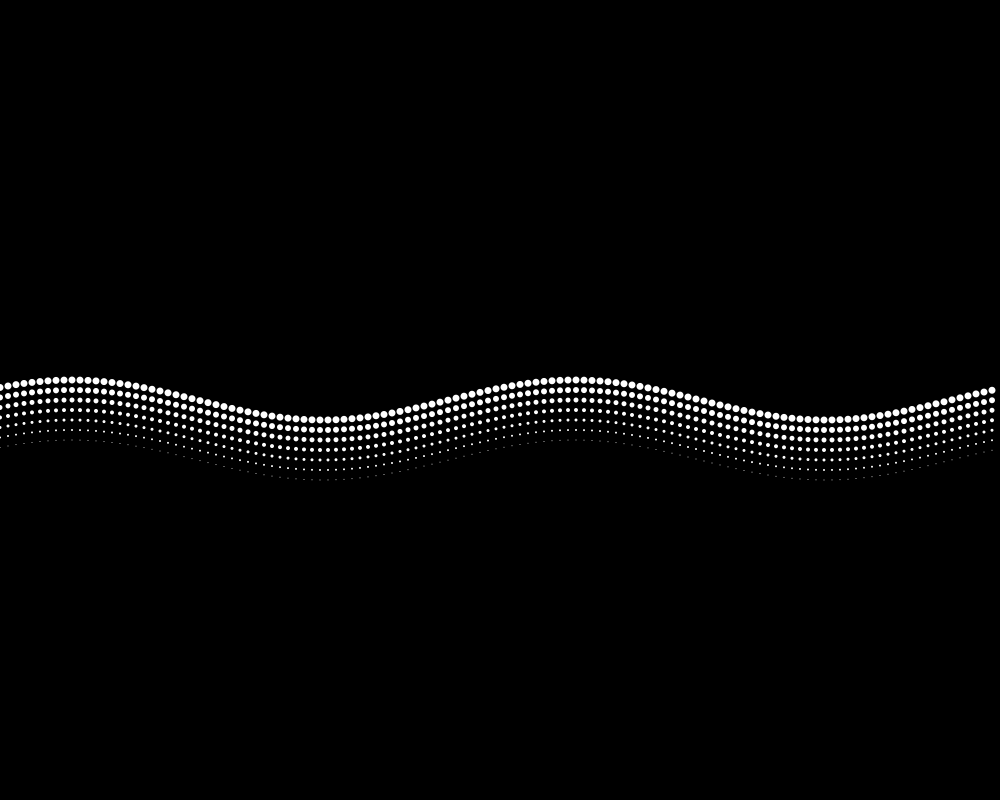
Frame 1 (no input)
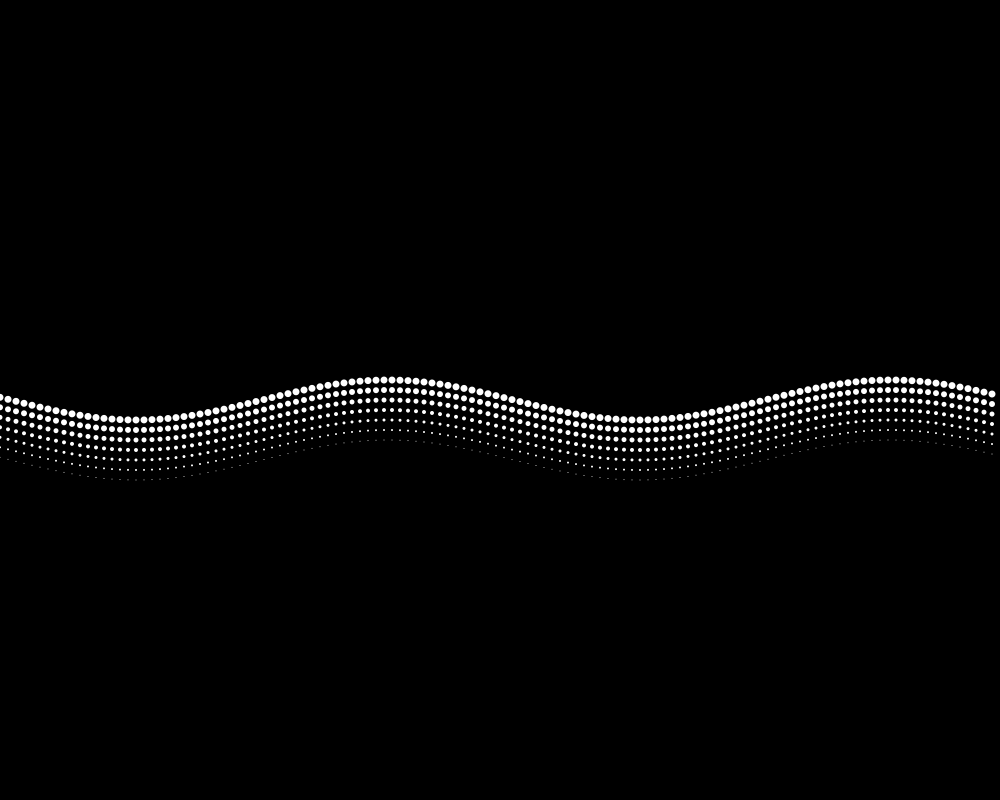
Frame 60 (the mouse pressed at the canvas centre just before this capture)
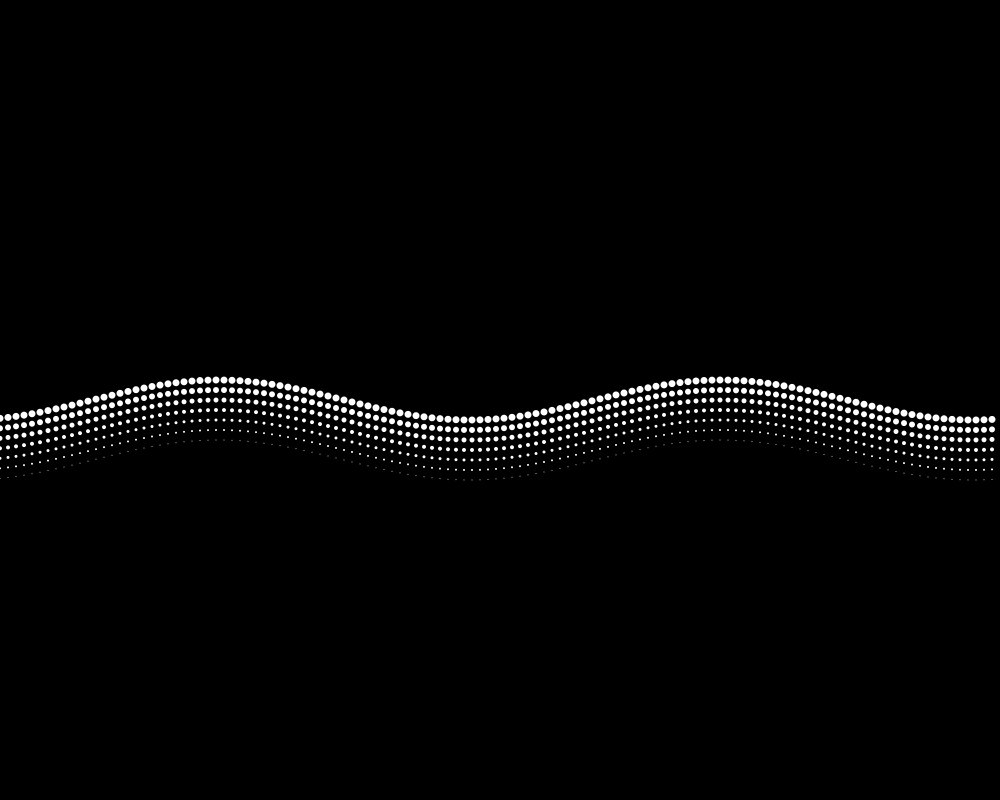
Frame 120 (the mouse held since frame 60 and released just before this capture)

The Processing sketch that drew these frames (run headless with seeded random() and noise(); from frame 60 on, the mouse is pressed at the canvas centre):

// Processing sketch: processing_1344
// ── processing_1344.pde

Waves waves;

void setup(){
  size(1000, 800);
  smooth();
  noStroke();
  
  waves = new Waves();
}

void draw(){
  background(0);
  
  waves.draw();
  if( frameCount%10==0){
    waves.update(); 
  }
}

class Waves
{  
  int totalWaves = 1;
  Wave[] waves;
  int xspacing= 8;
  int w;

  Waves(){   
    w = width;    
    // create the waves
    waves = new Wave[totalWaves];
    int i; 
    float period = 10;
    for(i=0; i<totalWaves; i++){
      float phase = .1;
      waves[i] = new Wave(period, phase, 20.0, 500.0, 0.0, new float[w/xspacing]);
      waves[i].yoffset = i*50;
      waves[i].dx = (TWO_PI / waves[i].period) * xspacing;
    }
    
  }  
  
  void draw(){
    calculate();
    render();    
  } 
  
  void calculate(){
    int j, i, n;
    float x;    
    // waves
    for(j=0; j<totalWaves; j++){
      n = waves[j].yvalues.length;
      // yvals for each wave
      for(i=0; i<n; i++){        
        waves[j].theta += waves[j].phase;
        x = waves[j].theta;        
        waves[j].yvalues[i] = sin(x) * waves[j].amplitude;
        x += waves[j].dx;        
      }       
    }
    
  }
  
  void render(){
    float radius = 5;
    float x, y, h, w, oldY;
    int j, i, n;
    // waves
    for(j=0; j<totalWaves; j++){      
      n = waves[j].yvalues.length;
      // yvalues
      for(i=0; i<n; i++){  
        x = i * xspacing;        
        y = (waves[j].yoffset + (height/2)) + waves[j].yvalues[i];      
        
        ellipse(x, y, 7, 7); 
        ellipse(x, y+10, 6, 6); 
        ellipse(x, y+20, 5, 5); 
        ellipse(x, y+30, 4, 4); 
        ellipse(x, y+40, 3, 3); 
        ellipse(x, y+50, 2, 2); 
        ellipse(x, y+60, 1, 1); 
      } // end yvals loop
    }// end waves loop
  }
  
  void update(){
    //*
    int j;
    for(j=0; j<totalWaves; j++){   
      //waves[j].amplitude = random(50)+10;
      //waves[j].phase += random(.2)-.25;
    }
    //*/
  }
  
  
}

class Wave
{
  public float phase;
  public float theta;
  public float amplitude;
  public float period;
  public float dx;
  public float yoffset = 0;
  public float[] yvalues;
  
  Wave(float theta, float phase, float amplitude, float period, float dx, float[] yvalues){
    this.phase = phase;
    this.theta = theta;
    this.amplitude = amplitude;
    this.period = period;
    this.dx = dx;
    this.yvalues = yvalues;
  } 
}

class Point
{
  public float x, y;  
  Point(float x, float y) {
    this.x=x;
    this.y=y;
  } 
}
